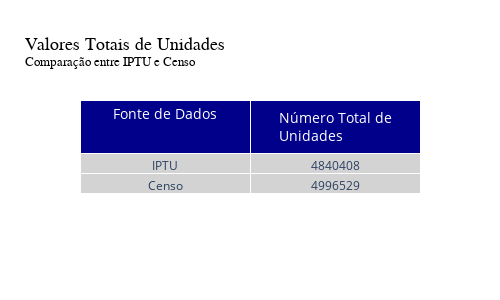

Notebook code for this chart:
### Markdown cell above
## Quantidade de Unidades

### Code cell
import pandas as pd
import plotly.graph_objects as go

dados = {
    "Fonte de Dados": ["IPTU", "Censo"],
    "Número Total de Unidades": [
        valores_sc["unidades"].sum(skipna=True),  
        censo["v0002"].sum(skipna=True)
    ]
}
df = pd.DataFrame(dados)

fig = go.Figure(data=[go.Table(
    header=dict(values=df.columns,
                fill_color="darkblue",
                font=dict(color="white", size=14),
                align="center"),
    cells=dict(values=[df[col] for col in df.columns],
               fill_color="lightgray",
               font=dict(size=12),
               align="center"))
])

fig.update_layout(title="Valores Totais de Unidades<br><sup>Comparação entre IPTU e Censo</sup>",
                  title_font=dict(size=18, family="Arial", color="black"),
                  width=500, height=300)

fig.show()

### Figure 1 — Plotly figure (JSON) as saved in the notebook; plotly's stock layout.template omitted (floating-point values rounded to 4 significant figures)
{"data": [{"cells": {"align": "center", "fill": {"color": "lightgray"}, "font": {"size": 12}, "values": [["IPTU", "Censo"], [4840408, 4996529]]}, "header": {"align": "center", "fill": {"color": "darkblue"}, "font": {"color": "white", "size": 14}, "values": ["Fonte de Dados", "Número Total de Unidades"]}, "type": "table"}], "layout": {"height": 300, "title": {"font": {"color": "black", "family": "Arial", "size": 18}, "text": "Valores Totais de Unidades<br><sup>Comparação entre IPTU e Censo</sup>"}, "width": 500}}
